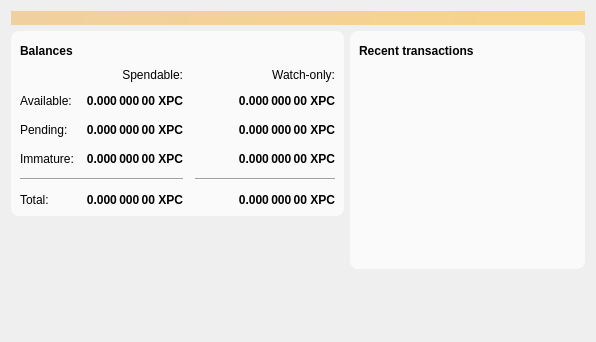
<?xml version="1.0" encoding="UTF-8"?>
<ui version="4.0">
 <class>OverviewPage</class>
 <widget class="QWidget" name="OverviewPage">
  <property name="geometry">
   <rect>
    <x>0</x>
    <y>0</y>
    <width>596</width>
    <height>342</height>
   </rect>
  </property>
  <property name="windowTitle">
   <string>Form</string>
  </property>
  <layout class="QVBoxLayout" name="topLayout">
   <item>
    <widget class="QLabel" name="labelAlerts">
     <property name="visible">
      <bool>false</bool>
     </property>
     <property name="styleSheet">
      <string notr="true">QLabel { background-color: qlineargradient(x1: 0, y1: 0, x2: 1, y2: 0, stop:0 #F0D0A0, stop:1 #F8D488); color:#000000; }</string>
     </property>
     <property name="wordWrap">
      <bool>true</bool>
     </property>
     <property name="margin">
      <number>3</number>
     </property>
     <property name="textInteractionFlags">
      <set>Qt::TextSelectableByMouse</set>
     </property>
    </widget>
   </item>
   <item>
    <layout class="QHBoxLayout" name="horizontalLayout" stretch="1,1">
     <item>
      <layout class="QVBoxLayout" name="verticalLayout_2">
       <item>
        <widget class="QFrame" name="frame">
          <property name="styleSheet">
            <string notr="true">#frame { background-color: rgba(255,255,255,0.7); border-radius: 8px; }</string>
          </property>
         <property name="frameShape">
          <enum>QFrame::StyledPanel</enum>
         </property>
         <property name="frameShadow">
          <enum>QFrame::Raised</enum>
         </property>
         <layout class="QVBoxLayout" name="verticalLayout_4">
          <item>
           <layout class="QHBoxLayout" name="horizontalLayout_4">
            <item>
             <widget class="QLabel" name="label_5">
              <property name="font">
               <font>
                <weight>75</weight>
                <bold>true</bold>
               </font>
              </property>
              <property name="text">
               <string>Balances</string>
              </property>
             </widget>
            </item>
            <item>
             <widget class="QPushButton" name="labelWalletStatus">
              <property name="enabled">
               <bool>true</bool>
              </property>
              <property name="maximumSize">
               <size>
                <width>30</width>
                <height>16777215</height>
               </size>
              </property>
              <property name="toolTip">
               <string>The displayed information may be out of date. Your wallet automatically synchronizes with the XPChain network after a connection is established, but this process has not completed yet.</string>
              </property>
              <property name="text">
               <string/>
              </property>
              <property name="icon">
               <iconset resource="../bitcoin.qrc">
                <normaloff>:/icons/warning</normaloff>
                <disabledoff>:/icons/warning</disabledoff>:/icons/warning</iconset>
              </property>
              <property name="iconSize">
               <size>
                <width>24</width>
                <height>24</height>
               </size>
              </property>
              <property name="flat">
               <bool>true</bool>
              </property>
             </widget>
            </item>
            <item>
             <spacer name="horizontalSpacer_3">
              <property name="orientation">
               <enum>Qt::Horizontal</enum>
              </property>
              <property name="sizeHint" stdset="0">
               <size>
                <width>40</width>
                <height>20</height>
               </size>
              </property>
             </spacer>
            </item>
           </layout>
          </item>
          <item>
           <layout class="QGridLayout" name="gridLayout">
            <property name="spacing">
             <number>12</number>
            </property>
            <item row="2" column="2">
             <widget class="QLabel" name="labelWatchPending">
              <property name="font">
               <font>
                <weight>75</weight>
                <bold>true</bold>
               </font>
              </property>
              <property name="cursor">
               <cursorShape>IBeamCursor</cursorShape>
              </property>
              <property name="toolTip">
               <string>Unconfirmed transactions to watch-only addresses</string>
              </property>
              <property name="text">
               <string notr="true">0.000 000 00 XPC</string>
              </property>
              <property name="alignment">
               <set>Qt::AlignRight|Qt::AlignTrailing|Qt::AlignVCenter</set>
              </property>
              <property name="textInteractionFlags">
               <set>Qt::LinksAccessibleByMouse|Qt::TextSelectableByKeyboard|Qt::TextSelectableByMouse</set>
              </property>
             </widget>
            </item>
            <item row="2" column="1">
             <widget class="QLabel" name="labelUnconfirmed">
              <property name="font">
               <font>
                <weight>75</weight>
                <bold>true</bold>
               </font>
              </property>
              <property name="cursor">
               <cursorShape>IBeamCursor</cursorShape>
              </property>
              <property name="toolTip">
               <string>Total of transactions that have yet to be confirmed, and do not yet count toward the spendable balance</string>
              </property>
              <property name="text">
               <string notr="true">0.000 000 00 XPC</string>
              </property>
              <property name="alignment">
               <set>Qt::AlignRight|Qt::AlignTrailing|Qt::AlignVCenter</set>
              </property>
              <property name="textInteractionFlags">
               <set>Qt::LinksAccessibleByMouse|Qt::TextSelectableByKeyboard|Qt::TextSelectableByMouse</set>
              </property>
             </widget>
            </item>
            <item row="3" column="2">
             <widget class="QLabel" name="labelWatchImmature">
              <property name="font">
               <font>
                <weight>75</weight>
                <bold>true</bold>
               </font>
              </property>
              <property name="cursor">
               <cursorShape>IBeamCursor</cursorShape>
              </property>
              <property name="toolTip">
               <string>Mined balance in watch-only addresses that has not yet matured</string>
              </property>
              <property name="text">
               <string notr="true">0.000 000 00 XPC</string>
              </property>
              <property name="alignment">
               <set>Qt::AlignRight|Qt::AlignTrailing|Qt::AlignVCenter</set>
              </property>
              <property name="textInteractionFlags">
               <set>Qt::LinksAccessibleByMouse|Qt::TextSelectableByKeyboard|Qt::TextSelectableByMouse</set>
              </property>
             </widget>
            </item>
            <item row="4" column="0" colspan="2">
             <widget class="Line" name="line">
              <property name="orientation">
               <enum>Qt::Horizontal</enum>
              </property>
             </widget>
            </item>
            <item row="4" column="2">
             <widget class="Line" name="lineWatchBalance">
              <property name="sizePolicy">
               <sizepolicy hsizetype="Preferred" vsizetype="Fixed">
                <horstretch>0</horstretch>
                <verstretch>0</verstretch>
               </sizepolicy>
              </property>
              <property name="minimumSize">
               <size>
                <width>140</width>
                <height>0</height>
               </size>
              </property>
              <property name="orientation">
               <enum>Qt::Horizontal</enum>
              </property>
             </widget>
            </item>
            <item row="5" column="0">
             <widget class="QLabel" name="labelTotalText">
              <property name="text">
               <string>Total:</string>
              </property>
             </widget>
            </item>
            <item row="3" column="1">
             <widget class="QLabel" name="labelImmature">
              <property name="font">
               <font>
                <weight>75</weight>
                <bold>true</bold>
               </font>
              </property>
              <property name="cursor">
               <cursorShape>IBeamCursor</cursorShape>
              </property>
              <property name="toolTip">
               <string>Mined balance that has not yet matured</string>
              </property>
              <property name="text">
               <string notr="true">0.000 000 00 XPC</string>
              </property>
              <property name="alignment">
               <set>Qt::AlignRight|Qt::AlignTrailing|Qt::AlignVCenter</set>
              </property>
              <property name="textInteractionFlags">
               <set>Qt::LinksAccessibleByMouse|Qt::TextSelectableByKeyboard|Qt::TextSelectableByMouse</set>
              </property>
             </widget>
            </item>
            <item row="2" column="3">
             <spacer name="horizontalSpacer_2">
              <property name="orientation">
               <enum>Qt::Horizontal</enum>
              </property>
              <property name="sizeHint" stdset="0">
               <size>
                <width>40</width>
                <height>20</height>
               </size>
              </property>
             </spacer>
            </item>
            <item row="3" column="0">
             <widget class="QLabel" name="labelImmatureText">
              <property name="text">
               <string>Immature:</string>
              </property>
             </widget>
            </item>
            <item row="5" column="1">
             <widget class="QLabel" name="labelTotal">
              <property name="font">
               <font>
                <weight>75</weight>
                <bold>true</bold>
               </font>
              </property>
              <property name="cursor">
               <cursorShape>IBeamCursor</cursorShape>
              </property>
              <property name="toolTip">
               <string>Your current total balance</string>
              </property>
              <property name="text">
               <string notr="true">0.000 000 00 XPC</string>
              </property>
              <property name="alignment">
               <set>Qt::AlignRight|Qt::AlignTrailing|Qt::AlignVCenter</set>
              </property>
              <property name="textInteractionFlags">
               <set>Qt::LinksAccessibleByMouse|Qt::TextSelectableByKeyboard|Qt::TextSelectableByMouse</set>
              </property>
             </widget>
            </item>
            <item row="5" column="2">
             <widget class="QLabel" name="labelWatchTotal">
              <property name="font">
               <font>
                <weight>75</weight>
                <bold>true</bold>
               </font>
              </property>
              <property name="cursor">
               <cursorShape>IBeamCursor</cursorShape>
              </property>
              <property name="toolTip">
               <string>Current total balance in watch-only addresses</string>
              </property>
              <property name="text">
               <string notr="true">0.000 000 00 XPC</string>
              </property>
              <property name="alignment">
               <set>Qt::AlignRight|Qt::AlignTrailing|Qt::AlignVCenter</set>
              </property>
              <property name="textInteractionFlags">
               <set>Qt::LinksAccessibleByMouse|Qt::TextSelectableByKeyboard|Qt::TextSelectableByMouse</set>
              </property>
             </widget>
            </item>
            <item row="0" column="2">
             <widget class="QLabel" name="labelWatchonly">
              <property name="text">
               <string>Watch-only:</string>
              </property>
              <property name="alignment">
               <set>Qt::AlignRight|Qt::AlignTrailing|Qt::AlignVCenter</set>
              </property>
             </widget>
            </item>
            <item row="1" column="0">
             <widget class="QLabel" name="labelBalanceText">
              <property name="text">
               <string>Available:</string>
              </property>
             </widget>
            </item>
            <item row="1" column="1">
             <widget class="QLabel" name="labelBalance">
              <property name="font">
               <font>
                <weight>75</weight>
                <bold>true</bold>
               </font>
              </property>
              <property name="cursor">
               <cursorShape>IBeamCursor</cursorShape>
              </property>
              <property name="toolTip">
               <string>Your current spendable balance</string>
              </property>
              <property name="text">
               <string notr="true">0.000 000 00 XPC</string>
              </property>
              <property name="alignment">
               <set>Qt::AlignRight|Qt::AlignTrailing|Qt::AlignVCenter</set>
              </property>
              <property name="textInteractionFlags">
               <set>Qt::LinksAccessibleByMouse|Qt::TextSelectableByKeyboard|Qt::TextSelectableByMouse</set>
              </property>
             </widget>
            </item>
            <item row="1" column="2">
             <widget class="QLabel" name="labelWatchAvailable">
              <property name="font">
               <font>
                <weight>75</weight>
                <bold>true</bold>
               </font>
              </property>
              <property name="cursor">
               <cursorShape>IBeamCursor</cursorShape>
              </property>
              <property name="toolTip">
               <string>Your current balance in watch-only addresses</string>
              </property>
              <property name="text">
               <string notr="true">0.000 000 00 XPC</string>
              </property>
              <property name="alignment">
               <set>Qt::AlignRight|Qt::AlignTrailing|Qt::AlignVCenter</set>
              </property>
              <property name="textInteractionFlags">
               <set>Qt::LinksAccessibleByMouse|Qt::TextSelectableByKeyboard|Qt::TextSelectableByMouse</set>
              </property>
             </widget>
            </item>
            <item row="2" column="0">
             <widget class="QLabel" name="labelPendingText">
              <property name="text">
               <string>Pending:</string>
              </property>
             </widget>
            </item>
            <item row="0" column="1">
             <widget class="QLabel" name="labelSpendable">
              <property name="text">
               <string>Spendable:</string>
              </property>
              <property name="alignment">
               <set>Qt::AlignRight|Qt::AlignTrailing|Qt::AlignVCenter</set>
              </property>
             </widget>
            </item>
           </layout>
          </item>
         </layout>
        </widget>
       </item>
       <item>
        <spacer name="verticalSpacer">
         <property name="orientation">
          <enum>Qt::Vertical</enum>
         </property>
         <property name="sizeHint" stdset="0">
          <size>
           <width>20</width>
           <height>40</height>
          </size>
         </property>
        </spacer>
       </item>
      </layout>
     </item>
     <item>
      <layout class="QVBoxLayout" name="verticalLayout_3">
       <item>
        <widget class="QFrame" name="frame_2">
          <property name="styleSheet">
            <string notr="true">#frame_2 { background-color: rgba(255,255,255,0.7); border-radius: 8px; }</string>
          </property>
         <property name="frameShape">
          <enum>QFrame::StyledPanel</enum>
         </property>
         <property name="frameShadow">
          <enum>QFrame::Raised</enum>
         </property>
         <layout class="QVBoxLayout" name="verticalLayout">
          <item>
           <layout class="QHBoxLayout" name="horizontalLayout_2">
            <item>
             <widget class="QLabel" name="label_4">
              <property name="font">
               <font>
                <weight>75</weight>
                <bold>true</bold>
               </font>
              </property>
              <property name="text">
               <string>Recent transactions</string>
              </property>
             </widget>
            </item>
            <item>
             <widget class="QPushButton" name="labelTransactionsStatus">
              <property name="enabled">
               <bool>true</bool>
              </property>
              <property name="maximumSize">
               <size>
                <width>30</width>
                <height>16777215</height>
               </size>
              </property>
              <property name="toolTip">
               <string>The displayed information may be out of date. Your wallet automatically synchronizes with the XPChain network after a connection is established, but this process has not completed yet.</string>
              </property>
              <property name="text">
               <string/>
              </property>
              <property name="icon">
               <iconset resource="../bitcoin.qrc">
                <normaloff>:/icons/warning</normaloff>
                <disabledoff>:/icons/warning</disabledoff>:/icons/warning</iconset>
              </property>
              <property name="iconSize">
               <size>
                <width>24</width>
                <height>24</height>
               </size>
              </property>
              <property name="flat">
               <bool>true</bool>
              </property>
             </widget>
            </item>
            <item>
             <spacer name="horizontalSpacer">
              <property name="orientation">
               <enum>Qt::Horizontal</enum>
              </property>
              <property name="sizeHint" stdset="0">
               <size>
                <width>40</width>
                <height>20</height>
               </size>
              </property>
             </spacer>
            </item>
           </layout>
          </item>
          <item>
           <widget class="QListView" name="listTransactions">
            <property name="styleSheet">
             <string notr="true">QListView { background: transparent; }</string>
            </property>
            <property name="frameShape">
             <enum>QFrame::NoFrame</enum>
            </property>
            <property name="verticalScrollBarPolicy">
             <enum>Qt::ScrollBarAlwaysOff</enum>
            </property>
            <property name="horizontalScrollBarPolicy">
             <enum>Qt::ScrollBarAlwaysOff</enum>
            </property>
            <property name="selectionMode">
             <enum>QAbstractItemView::NoSelection</enum>
            </property>
           </widget>
          </item>
         </layout>
        </widget>
       </item>
       <item>
        <spacer name="verticalSpacer_2">
         <property name="orientation">
          <enum>Qt::Vertical</enum>
         </property>
         <property name="sizeHint" stdset="0">
          <size>
           <width>20</width>
           <height>40</height>
          </size>
         </property>
        </spacer>
       </item>
      </layout>
     </item>
    </layout>
   </item>
  </layout>
 </widget>
 <resources/>
 <connections/>
</ui>
